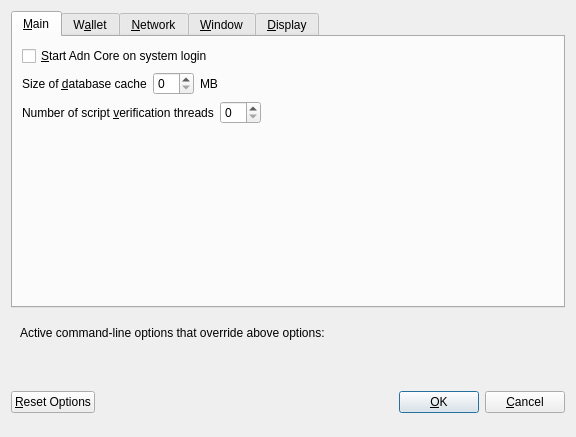
<?xml version="1.0" encoding="UTF-8"?>
<ui version="4.0">
 <class>OptionsDialog</class>
 <widget class="QDialog" name="OptionsDialog">
  <property name="geometry">
   <rect>
    <x>0</x>
    <y>0</y>
    <width>576</width>
    <height>402</height>
   </rect>
  </property>
  <property name="windowTitle">
   <string>Options</string>
  </property>
  <property name="modal">
   <bool>true</bool>
  </property>
  <layout class="QVBoxLayout" name="verticalLayout">
   <item>
    <widget class="QTabWidget" name="tabWidget">
     <property name="currentIndex">
      <number>0</number>
     </property>
     <widget class="QWidget" name="tabMain">
      <attribute name="title">
       <string>&amp;Main</string>
      </attribute>
      <layout class="QVBoxLayout" name="verticalLayout_Main">
       <item>
        <widget class="QCheckBox" name="bitcoinAtStartup">
         <property name="toolTip">
          <string>Automatically start Adn Core after logging in to the system.</string>
         </property>
         <property name="text">
          <string>&amp;Start Adn Core on system login</string>
         </property>
        </widget>
       </item>
       <item>
        <layout class="QHBoxLayout" name="horizontalLayout_2_Main">
         <item>
          <widget class="QLabel" name="databaseCacheLabel">
           <property name="text">
            <string>Size of &amp;database cache</string>
           </property>
           <property name="textFormat">
            <enum>Qt::PlainText</enum>
           </property>
           <property name="buddy">
            <cstring>databaseCache</cstring>
           </property>
          </widget>
         </item>
         <item>
          <widget class="QSpinBox" name="databaseCache"/>
         </item>
         <item>
          <widget class="QLabel" name="databaseCacheUnitLabel">
           <property name="text">
            <string>MB</string>
           </property>
           <property name="textFormat">
            <enum>Qt::PlainText</enum>
           </property>
          </widget>
         </item>
         <item>
          <spacer name="horizontalSpacer_2_Main">
           <property name="orientation">
            <enum>Qt::Horizontal</enum>
           </property>
           <property name="sizeHint" stdset="0">
            <size>
             <width>40</width>
             <height>20</height>
            </size>
           </property>
          </spacer>
         </item>
        </layout>
       </item>
       <item>
        <layout class="QHBoxLayout" name="horizontalLayout_3_Main">
         <item>
          <widget class="QLabel" name="threadsScriptVerifLabel">
           <property name="text">
            <string>Number of script &amp;verification threads</string>
           </property>
           <property name="textFormat">
            <enum>Qt::PlainText</enum>
           </property>
           <property name="buddy">
            <cstring>threadsScriptVerif</cstring>
           </property>
          </widget>
         </item>
         <item>
          <widget class="QSpinBox" name="threadsScriptVerif">
           <property name="toolTip">
            <string>(0 = auto, &lt;0 = leave that many cores free)</string>
           </property>
          </widget>
         </item>
         <item>
          <spacer name="horizontalSpacer_3_Main">
           <property name="orientation">
            <enum>Qt::Horizontal</enum>
           </property>
           <property name="sizeHint" stdset="0">
            <size>
             <width>40</width>
             <height>20</height>
            </size>
           </property>
          </spacer>
         </item>
        </layout>
       </item>
       <item>
        <spacer name="verticalSpacer_Main">
         <property name="orientation">
          <enum>Qt::Vertical</enum>
         </property>
         <property name="sizeHint" stdset="0">
          <size>
           <width>20</width>
           <height>40</height>
          </size>
         </property>
        </spacer>
       </item>
      </layout>
     </widget>
     <widget class="QWidget" name="tabWallet">
      <attribute name="title">
       <string>W&amp;allet</string>
      </attribute>
      <layout class="QVBoxLayout" name="verticalLayout_Wallet">
       <item>
        <widget class="QGroupBox" name="groupBox">
         <property name="title">
          <string>Expert</string>
         </property>
         <layout class="QVBoxLayout" name="verticalLayout_2">
          <item>
           <widget class="QCheckBox" name="coinControlFeatures">
            <property name="toolTip">
             <string>Whether to show coin control features or not.</string>
            </property>
            <property name="text">
             <string>Enable coin &amp;control features</string>
            </property>
           </widget>
          </item>
          <item>
           <widget class="QCheckBox" name="showMasternodesTab">
            <property name="toolTip">
             <string>Show additional tab listing all your masternodes in first sub-tab&lt;br/&gt;and all masternodes on the network in second sub-tab.</string>
            </property>
            <property name="text">
             <string>Show Masternodes Tab</string>
            </property>
           </widget>
          </item>
          <item>
           <widget class="QCheckBox" name="showAdvancedPSUI">
            <property name="toolTip">
             <string>Show additional information and buttons for PrivateSend on overview screen.</string>
            </property>
            <property name="text">
             <string>Enable advanced PrivateSend interface</string>
            </property>
           </widget>
          </item>
          <item>
           <widget class="QCheckBox" name="lowKeysWarning">
            <property name="toolTip">
             <string>Show warning dialog when PrivateSend detects that wallet has very low number of keys left.</string>
            </property>
            <property name="text">
             <string>Warn if PrivateSend is running out of keys</string>
            </property>
           </widget>
          </item>
          <item>
           <widget class="QCheckBox" name="privateSendMultiSession">
            <property name="toolTip">
             <string>Whether to use experimental PrivateSend mode with multiple mixing sessions per block.&lt;br/&gt;Note: You must use this feature carefully.&lt;br/&gt;Make sure you always have recent wallet (auto)backup in a safe place!</string>
            </property>
            <property name="text">
             <string>Enable PrivateSend &amp;multi-session</string>
            </property>
           </widget>
          </item>
          <item>
           <widget class="QCheckBox" name="spendZeroConfChange">
            <property name="toolTip">
             <string>If you disable the spending of unconfirmed change, the change from a transaction&lt;br/&gt;cannot be used until that transaction has at least one confirmation.&lt;br/&gt;This also affects how your balance is computed.</string>
            </property>
            <property name="text">
             <string>&amp;Spend unconfirmed change</string>
            </property>
           </widget>
          </item>
         </layout>
        </widget>
       </item>
       <item>
        <layout class="QHBoxLayout" name="horizontalLayout_4_Wallet">
         <item>
          <widget class="QLabel" name="label">
           <property name="toolTip">
            <string>This setting determines the amount of individual masternodes that an input will be anonymized through.&lt;br/&gt;More rounds of anonymization gives a higher degree of privacy, but also costs more in fees.</string>
           </property>
           <property name="text">
            <string>PrivateSend rounds to use</string>
           </property>
          </widget>
         </item>
         <item>
          <widget class="QSpinBox" name="privateSendRounds">
           <property name="minimum">
            <number>2</number>
           </property>
           <property name="maximum">
            <number>8</number>
           </property>
           <property name="value">
            <number>4</number>
           </property>
          </widget>
         </item>
        </layout>
       </item>
       <item>
        <layout class="QHBoxLayout" name="horizontalLayout">
         <item>
          <widget class="QLabel" name="label_2">
           <property name="toolTip">
            <string>This amount acts as a threshold to turn off PrivateSend once it's reached.</string>
           </property>
           <property name="statusTip">
            <string notr="true"/>
           </property>
           <property name="whatsThis">
            <string notr="true"/>
           </property>
           <property name="accessibleName">
            <string notr="true"/>
           </property>
           <property name="accessibleDescription">
            <string notr="true"/>
           </property>
           <property name="text">
            <string>Amount of Adn to keep anonymized</string>
           </property>
          </widget>
         </item>
         <item>
          <widget class="QSpinBox" name="privateSendAmount">
           <property name="minimum">
            <number>2</number>
           </property>
           <property name="maximum">
            <number>2000</number>
           </property>
           <property name="singleStep">
            <number>10</number>
           </property>
           <property name="value">
            <number>1000</number>
           </property>
          </widget>
         </item>
        </layout>
       </item>
       <item>
        <spacer name="verticalSpacer_Wallet">
         <property name="orientation">
          <enum>Qt::Vertical</enum>
         </property>
         <property name="sizeHint" stdset="0">
          <size>
           <width>20</width>
           <height>40</height>
          </size>
         </property>
        </spacer>
       </item>
      </layout>
     </widget>
     <widget class="QWidget" name="tabNetwork">
      <attribute name="title">
       <string>&amp;Network</string>
      </attribute>
      <layout class="QVBoxLayout" name="verticalLayout_Network">
       <item>
        <widget class="QCheckBox" name="mapPortUpnp">
         <property name="toolTip">
          <string>Automatically open the Adn Core client port on the router. This only works when your router supports UPnP and it is enabled.</string>
         </property>
         <property name="text">
          <string>Map port using &amp;UPnP</string>
         </property>
        </widget>
       </item>
       <item>
        <widget class="QCheckBox" name="allowIncoming">
         <property name="toolTip">
          <string>Accept connections from outside</string>
         </property>
         <property name="text">
          <string>Allow incoming connections</string>
         </property>
        </widget>
       </item>
       <item>
        <widget class="QCheckBox" name="connectSocks">
         <property name="toolTip">
          <string>Connect to the Adn network through a SOCKS5 proxy.</string>
         </property>
         <property name="text">
          <string>&amp;Connect through SOCKS5 proxy (default proxy):</string>
         </property>
        </widget>
       </item>
       <item>
        <layout class="QHBoxLayout" name="horizontalLayout_1_Network">
         <item>
          <widget class="QLabel" name="proxyIpLabel">
           <property name="text">
            <string>Proxy &amp;IP:</string>
           </property>
           <property name="textFormat">
            <enum>Qt::PlainText</enum>
           </property>
           <property name="buddy">
            <cstring>proxyIp</cstring>
           </property>
          </widget>
         </item>
         <item>
          <widget class="QValidatedLineEdit" name="proxyIp">
           <property name="minimumSize">
            <size>
             <width>140</width>
             <height>0</height>
            </size>
           </property>
           <property name="maximumSize">
            <size>
             <width>140</width>
             <height>16777215</height>
            </size>
           </property>
           <property name="toolTip">
            <string>IP address of the proxy (e.g. IPv4: 127.0.0.1 / IPv6: ::1)</string>
           </property>
          </widget>
         </item>
         <item>
          <widget class="QLabel" name="proxyPortLabel">
           <property name="text">
            <string>&amp;Port:</string>
           </property>
           <property name="textFormat">
            <enum>Qt::PlainText</enum>
           </property>
           <property name="buddy">
            <cstring>proxyPort</cstring>
           </property>
          </widget>
         </item>
         <item>
          <widget class="QLineEdit" name="proxyPort">
           <property name="minimumSize">
            <size>
             <width>55</width>
             <height>0</height>
            </size>
           </property>
           <property name="maximumSize">
            <size>
             <width>55</width>
             <height>16777215</height>
            </size>
           </property>
           <property name="toolTip">
            <string>Port of the proxy (e.g. 9050)</string>
           </property>
          </widget>
         </item>
         <item>
          <spacer name="horizontalSpacer_1_Network">
           <property name="orientation">
            <enum>Qt::Horizontal</enum>
           </property>
           <property name="sizeHint" stdset="0">
            <size>
             <width>40</width>
             <height>20</height>
            </size>
           </property>
          </spacer>
         </item>
        </layout>
       </item>
       <item>
        <layout class="QHBoxLayout" name="horizontalLayout_2_Network">
         <item>
          <widget class="QLabel" name="proxyActiveNets">
           <property name="text">
            <string>Used for reaching peers via:</string>
           </property>
           <property name="textFormat">
            <enum>Qt::PlainText</enum>
           </property>
          </widget>
         </item>
         <item>
          <widget class="QCheckBox" name="proxyReachIPv4">
           <property name="enabled">
            <bool>false</bool>
           </property>
           <property name="toolTip">
            <string>Shows, if the supplied default SOCKS5 proxy is used to reach peers via this network type.</string>
           </property>
           <property name="text">
            <string/>
           </property>
          </widget>
         </item>
         <item>
          <widget class="QLabel" name="proxyReachIPv4Label">
           <property name="text">
            <string>IPv4</string>
           </property>
           <property name="textFormat">
            <enum>Qt::PlainText</enum>
           </property>
          </widget>
         </item>
         <item>
          <widget class="QCheckBox" name="proxyReachIPv6">
           <property name="enabled">
            <bool>false</bool>
           </property>
           <property name="toolTip">
            <string>Shows, if the supplied default SOCKS5 proxy is used to reach peers via this network type.</string>
           </property>
           <property name="text">
            <string/>
           </property>
          </widget>
         </item>
         <item>
          <widget class="QLabel" name="proxyReachIPv6Label">
           <property name="text">
            <string>IPv6</string>
           </property>
           <property name="textFormat">
            <enum>Qt::PlainText</enum>
           </property>
          </widget>
         </item>
         <item>
          <widget class="QCheckBox" name="proxyReachTor">
           <property name="enabled">
            <bool>false</bool>
           </property>
           <property name="toolTip">
            <string>Shows, if the supplied default SOCKS5 proxy is used to reach peers via this network type.</string>
           </property>
           <property name="text">
            <string/>
           </property>
          </widget>
         </item>
         <item>
          <widget class="QLabel" name="proxyReachTorLabel">
           <property name="text">
            <string>Tor</string>
           </property>
           <property name="textFormat">
            <enum>Qt::PlainText</enum>
           </property>
          </widget>
         </item>
         <item>
          <spacer name="horizontalSpacer_2_Network">
           <property name="orientation">
            <enum>Qt::Horizontal</enum>
           </property>
           <property name="sizeHint" stdset="0">
            <size>
             <width>40</width>
             <height>20</height>
            </size>
           </property>
          </spacer>
         </item>
        </layout>
       </item>
       <item>
        <widget class="QCheckBox" name="connectSocksTor">
         <property name="toolTip">
          <string>Connect to the Bitcoin network through a separate SOCKS5 proxy for Tor hidden services.</string>
         </property>
         <property name="text">
          <string>Use separate SOCKS5 proxy to reach peers via Tor hidden services:</string>
         </property>
        </widget>
       </item>
       <item>
        <layout class="QHBoxLayout" name="horizontalLayout_3_Network">
         <item>
          <widget class="QLabel" name="proxyIpTorLabel">
           <property name="text">
            <string>Proxy &amp;IP:</string>
           </property>
           <property name="textFormat">
            <enum>Qt::PlainText</enum>
           </property>
           <property name="buddy">
            <cstring>proxyIpTor</cstring>
           </property>
          </widget>
         </item>
         <item>
          <widget class="QValidatedLineEdit" name="proxyIpTor">
           <property name="minimumSize">
            <size>
             <width>140</width>
             <height>0</height>
            </size>
           </property>
           <property name="maximumSize">
            <size>
             <width>140</width>
             <height>16777215</height>
            </size>
           </property>
           <property name="toolTip">
            <string>IP address of the proxy (e.g. IPv4: 127.0.0.1 / IPv6: ::1)</string>
           </property>
          </widget>
         </item>
         <item>
          <widget class="QLabel" name="proxyPortTorLabel">
           <property name="text">
            <string>&amp;Port:</string>
           </property>
           <property name="textFormat">
            <enum>Qt::PlainText</enum>
           </property>
           <property name="buddy">
            <cstring>proxyPortTor</cstring>
           </property>
          </widget>
         </item>
         <item>
          <widget class="QLineEdit" name="proxyPortTor">
           <property name="minimumSize">
            <size>
             <width>55</width>
             <height>0</height>
            </size>
           </property>
           <property name="maximumSize">
            <size>
             <width>55</width>
             <height>16777215</height>
            </size>
           </property>
           <property name="toolTip">
            <string>Port of the proxy (e.g. 9050)</string>
           </property>
          </widget>
         </item>
         <item>
          <spacer name="horizontalSpacer_4_Network">
           <property name="orientation">
            <enum>Qt::Horizontal</enum>
           </property>
           <property name="sizeHint" stdset="0">
            <size>
             <width>40</width>
             <height>20</height>
            </size>
           </property>
          </spacer>
         </item>
        </layout>
       </item>
       <item>
        <spacer name="verticalSpacer_Network">
         <property name="orientation">
          <enum>Qt::Vertical</enum>
         </property>
         <property name="sizeHint" stdset="0">
          <size>
           <width>20</width>
           <height>40</height>
          </size>
         </property>
        </spacer>
       </item>
      </layout>
     </widget>
     <widget class="QWidget" name="tabWindow">
      <attribute name="title">
       <string>&amp;Window</string>
      </attribute>
      <layout class="QVBoxLayout" name="verticalLayout_Window">
       <item>
        <widget class="QCheckBox" name="minimizeToTray">
         <property name="toolTip">
          <string>Show only a tray icon after minimizing the window.</string>
         </property>
         <property name="text">
          <string>&amp;Minimize to the tray instead of the taskbar</string>
         </property>
        </widget>
       </item>
       <item>
        <widget class="QCheckBox" name="minimizeOnClose">
         <property name="toolTip">
          <string>Minimize instead of exit the application when the window is closed. When this option is enabled, the application will be closed only after selecting Exit in the menu.</string>
         </property>
         <property name="text">
          <string>M&amp;inimize on close</string>
         </property>
        </widget>
       </item>
       <item>
        <spacer name="verticalSpacer_Window">
         <property name="orientation">
          <enum>Qt::Vertical</enum>
         </property>
         <property name="sizeHint" stdset="0">
          <size>
           <width>20</width>
           <height>40</height>
          </size>
         </property>
        </spacer>
       </item>
      </layout>
     </widget>
     <widget class="QWidget" name="tabDisplay">
      <attribute name="title">
       <string>&amp;Display</string>
      </attribute>
      <layout class="QVBoxLayout" name="verticalLayout_Display">
       <item>
        <layout class="QHBoxLayout" name="horizontalLayout_1_Display">
         <item>
          <widget class="QLabel" name="langLabel">
           <property name="text">
            <string>User Interface &amp;language:</string>
           </property>
           <property name="textFormat">
            <enum>Qt::PlainText</enum>
           </property>
           <property name="buddy">
            <cstring>lang</cstring>
           </property>
          </widget>
         </item>
         <item>
          <widget class="QValueComboBox" name="lang">
           <property name="toolTip">
            <string>The user interface language can be set here. This setting will take effect after restarting Adn Core.</string>
           </property>
          </widget>
         </item>
        </layout>
       </item>
       <item>
        <widget class="QLabel" name="label_3">
         <property name="toolTip">
          <string notr="true"/>
         </property>
         <property name="statusTip">
          <string notr="true"/>
         </property>
         <property name="whatsThis">
          <string notr="true"/>
         </property>
         <property name="accessibleName">
          <string notr="true"/>
         </property>
         <property name="text">
          <string>Language missing or translation incomplete? Help contributing translations here:
https://www.transifex.com/projects/p/adn/</string>
         </property>
         <property name="wordWrap">
          <bool>true</bool>
         </property>
         <property name="openExternalLinks">
          <bool>true</bool>
         </property>
         <property name="textInteractionFlags">
          <set>Qt::TextBrowserInteraction</set>
         </property>
        </widget>
       </item>
       <item>
        <layout class="QHBoxLayout" name="horizontalLayout_4_Display" stretch="0,0">
         <item>
          <widget class="QLabel" name="themeLabel">
           <property name="text">
            <string>User Interface Theme:</string>
           </property>
          </widget>
         </item>
         <item>
          <widget class="QValueComboBox" name="theme"/>
         </item>
        </layout>
       </item>
       <item>
        <widget class="Line" name="line">
         <property name="orientation">
          <enum>Qt::Horizontal</enum>
         </property>
        </widget>
       </item>
       <item>
        <layout class="QHBoxLayout" name="horizontalLayout_2_Display">
         <item>
          <widget class="QLabel" name="unitLabel">
           <property name="text">
            <string>&amp;Unit to show amounts in:</string>
           </property>
           <property name="textFormat">
            <enum>Qt::PlainText</enum>
           </property>
           <property name="buddy">
            <cstring>unit</cstring>
           </property>
          </widget>
         </item>
         <item>
          <widget class="QValueComboBox" name="unit">
           <property name="toolTip">
            <string>Choose the default subdivision unit to show in the interface and when sending coins.</string>
           </property>
          </widget>
         </item>
        </layout>
       </item>
       <item>
        <layout class="QHBoxLayout" name="horizontalLayout_5_Display">
         <item>
          <widget class="QLabel" name="digitsLabel">
           <property name="text">
            <string>Decimal digits</string>
           </property>
          </widget>
         </item>
         <item>
          <widget class="QValueComboBox" name="digits"/>
         </item>
        </layout>
       </item>
       <item>
        <layout class="QHBoxLayout" name="horizontalLayout_3_Display">
         <item>
          <widget class="QLabel" name="thirdPartyTxUrlsLabel">
           <property name="toolTip">
            <string>Third party URLs (e.g. a block explorer) that appear in the transactions tab as context menu items.&lt;br/&gt;%s in the URL is replaced by transaction hash. Multiple URLs are separated by vertical bar |.</string>
           </property>
           <property name="text">
            <string>Third party transaction URLs</string>
           </property>
           <property name="buddy">
            <cstring>thirdPartyTxUrls</cstring>
           </property>
          </widget>
         </item>
         <item>
          <widget class="QLineEdit" name="thirdPartyTxUrls">
           <property name="toolTip">
            <string>Third party URLs (e.g. a block explorer) that appear in the transactions tab as context menu items.&lt;br/&gt;%s in the URL is replaced by transaction hash. Multiple URLs are separated by vertical bar |.</string>
           </property>
          </widget>
         </item>
        </layout>
       </item>
       <item>
        <spacer name="verticalSpacer">
         <property name="orientation">
          <enum>Qt::Vertical</enum>
         </property>
         <property name="sizeHint" stdset="0">
          <size>
           <width>20</width>
           <height>40</height>
          </size>
         </property>
        </spacer>
       </item>
      </layout>
     </widget>
    </widget>
   </item>
   <item>
    <widget class="QFrame" name="frame">
     <layout class="QVBoxLayout" name="verticalLayout_Bottom">
      <item>
       <layout class="QHBoxLayout" name="horizontalLayout_Bottom">
        <item>
         <widget class="QLabel" name="overriddenByCommandLineInfoLabel">
          <property name="text">
           <string>Active command-line options that override above options:</string>
          </property>
          <property name="textFormat">
           <enum>Qt::PlainText</enum>
          </property>
         </widget>
        </item>
        <item>
         <spacer name="horizontalSpacer_Bottom">
          <property name="orientation">
           <enum>Qt::Horizontal</enum>
          </property>
          <property name="sizeHint" stdset="0">
           <size>
            <width>40</width>
            <height>20</height>
           </size>
          </property>
         </spacer>
        </item>
       </layout>
      </item>
      <item>
       <widget class="QLabel" name="overriddenByCommandLineLabel">
        <property name="text">
         <string/>
        </property>
        <property name="textFormat">
         <enum>Qt::PlainText</enum>
        </property>
        <property name="wordWrap">
         <bool>true</bool>
        </property>
       </widget>
      </item>
     </layout>
    </widget>
   </item>
   <item>
    <layout class="QHBoxLayout" name="horizontalLayout_Buttons">
     <item>
      <widget class="QPushButton" name="resetButton">
       <property name="toolTip">
        <string>Reset all client options to default.</string>
       </property>
       <property name="text">
        <string>&amp;Reset Options</string>
       </property>
       <property name="autoDefault">
        <bool>false</bool>
       </property>
      </widget>
     </item>
     <item>
      <spacer name="horizontalSpacer_1">
       <property name="orientation">
        <enum>Qt::Horizontal</enum>
       </property>
       <property name="sizeHint" stdset="0">
        <size>
         <width>40</width>
         <height>48</height>
        </size>
       </property>
      </spacer>
     </item>
     <item>
      <widget class="QLabel" name="statusLabel">
       <property name="minimumSize">
        <size>
         <width>200</width>
         <height>0</height>
        </size>
       </property>
       <property name="font">
        <font>
         <weight>75</weight>
         <bold>true</bold>
        </font>
       </property>
       <property name="text">
        <string/>
       </property>
       <property name="textFormat">
        <enum>Qt::PlainText</enum>
       </property>
       <property name="wordWrap">
        <bool>true</bool>
       </property>
      </widget>
     </item>
     <item>
      <spacer name="horizontalSpacer_2">
       <property name="orientation">
        <enum>Qt::Horizontal</enum>
       </property>
       <property name="sizeHint" stdset="0">
        <size>
         <width>40</width>
         <height>48</height>
        </size>
       </property>
      </spacer>
     </item>
     <item>
      <widget class="QPushButton" name="okButton">
       <property name="text">
        <string>&amp;OK</string>
       </property>
       <property name="autoDefault">
        <bool>false</bool>
       </property>
       <property name="default">
        <bool>true</bool>
       </property>
      </widget>
     </item>
     <item>
      <widget class="QPushButton" name="cancelButton">
       <property name="text">
        <string>&amp;Cancel</string>
       </property>
       <property name="autoDefault">
        <bool>false</bool>
       </property>
      </widget>
     </item>
    </layout>
   </item>
  </layout>
 </widget>
 <customwidgets>
  <customwidget>
   <class>QValidatedLineEdit</class>
   <extends>QLineEdit</extends>
   <header>qvalidatedlineedit.h</header>
  </customwidget>
  <customwidget>
   <class>QValueComboBox</class>
   <extends>QComboBox</extends>
   <header>qvaluecombobox.h</header>
  </customwidget>
 </customwidgets>
 <resources/>
 <connections/>
</ui>
